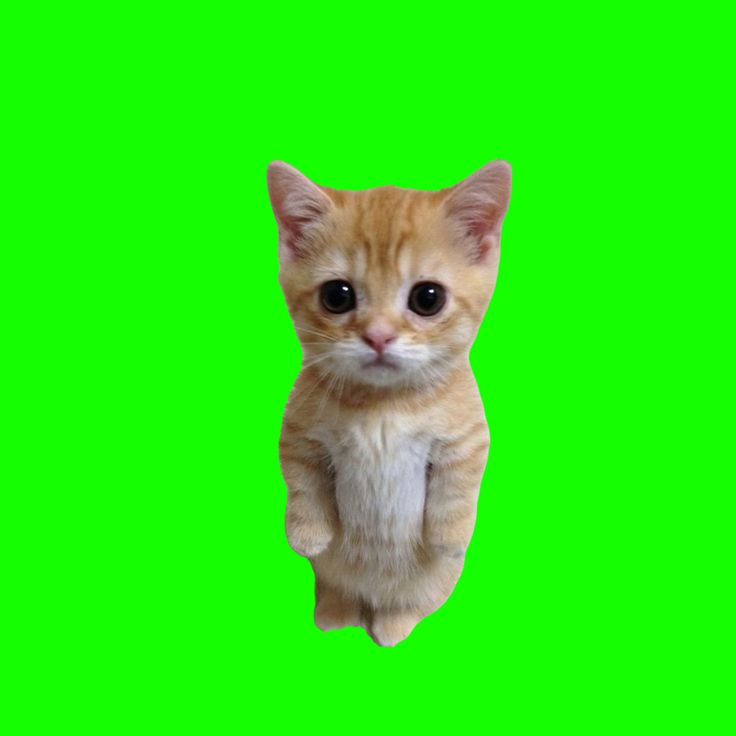
#> input picture image1.jpg, 736 x 736 px
$ python remove_background.py
#> lines starting #> are read from the running program, lines starting #| are printed output that depends on the picture; after the words box and inside, x2 and y2 are one past the last pixel; in counts of white or black regions, pixels touching at a corner belong together
#> the answer given: image1.jpg
#> the answer given: out.png
import os
import cv2
import numpy as np
import matplotlib.pyplot as plt


def load_img(file_path):
    """
    Функция проверяет, существует ли файл по указанному пути;
    пытается загрузить изображение с помощью OpenCV в цвете (BGR);
    проверяет, успешно ли загружено изображение;
    возвращает загруженное изображение в виде массива NumPy.

    :param file_path: путь к файлу
    :return: image - изображение
             None - если файл не найден или загрузка не удалась.
    """
#> called with file_path = 'image1.jpg'

    if not os.path.exists(file_path):
        print("error: file not found\n")
        return None

    image = cv2.imread(file_path, cv2.IMREAD_COLOR)
#> image is the input picture: shape (736, 736, 3); mean B, G, R 18.7, 235.7, 42.2

    if image is None:
        print("error: the image was not uploaded\n")
        return None

    return image


def brg_to_hsv(image):
    """
        Функция преобразует изображение из цветовой модели BRG в HSV

        :param image: изображение в BRG
        :return: image_hsv - изображение в HSV
    """

    image_hsv = cv2.cvtColor(image, cv2.COLOR_BGR2HSV)
#> image_hsv: shape (736, 736, 3); mean H, S, V 52.9, 225, 238.7

    return image_hsv


def create_mask(image_hsv, lower_color_green = np.array([35, 40, 40]),
                upper_color_green = np.array([85, 255, 255]), kernel_size=(5, 5)):
    """
        Создает инвертированную маску для заданного изображения в цветовом пространстве HSV.

        :param image_hsv: Изображение в формате HSV
        :param lower_color_green: Нижняя граница диапазона цвета.
            Используется для выделения областей, которые нужно замаскировать.
        :param upper_color_green: Верхняя граница диапазона цвета
        :param kernel_size: Размер структурного элемента для морфологических операций.
            Чем больше ядро, тем сильнее "зачищаются" шумы и закрываются дырки.
        :return: inv_mask - бинарная инвертированная маска,
        где зеленые области из исходного изображения черные,
        а все остальное белое.
    """
#> called with lower_color_green = array of shape (3,), upper_color_green = array of shape (3,), kernel_size = (5, 5)

    mask_ = cv2.inRange(image_hsv, lower_color_green, upper_color_green)
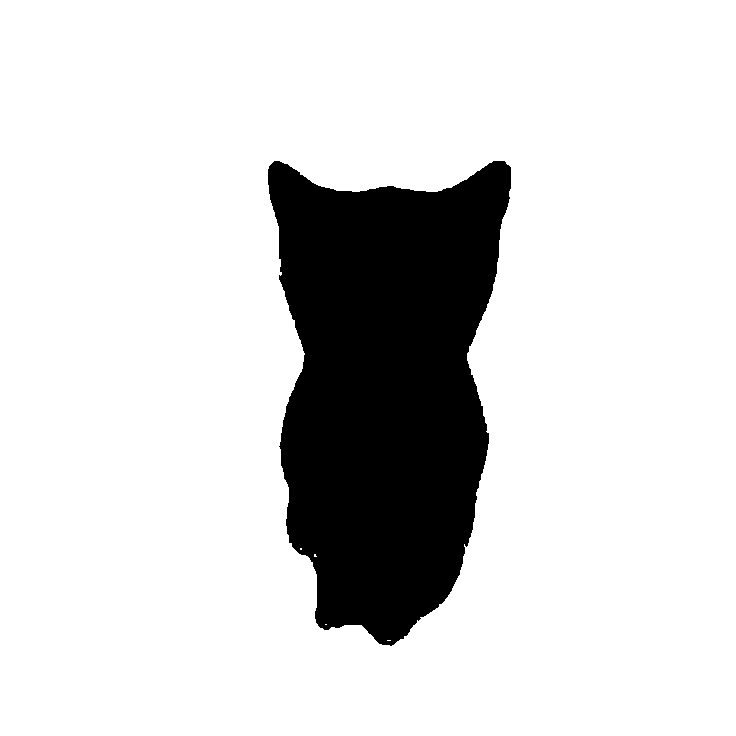
#> mask_: shape (736, 736); 84.4% white; 1 black region, box (x1, y1, x2, y2) and area: (268, 161, 511, 646) 84411
    inv_mask = cv2.bitwise_not(mask_)

    kernel = np.ones(kernel_size, np.uint8)
    inv_mask = cv2.morphologyEx(inv_mask, cv2.MORPH_OPEN, kernel)  # удаление шумов
#> inv_mask: shape (736, 736); 15.6% white; 1 white region, box (x1, y1, x2, y2) and area: (268, 161, 511, 645) 84345
    inv_mask = cv2.morphologyEx(inv_mask, cv2.MORPH_CLOSE, kernel)  # закрытие дыр
#> inv_mask: shape (736, 736); 15.6% white; 1 white region, box (x1, y1, x2, y2) and area: (268, 161, 511, 645) 84383

    return inv_mask


def final_img(image, mask_, f_res):
    """
    Применяет маску к изображению, сохраняет результат и отображает его.

    :param image: исходное изображение в формате BGR
    :param mask_: бинарная маска, применяемая к изображению
    :param f_res: путь и имя файла для сохранения результата
    """
#> called with f_res = 'out.png'

    result = cv2.bitwise_and(image, image, mask=mask_)
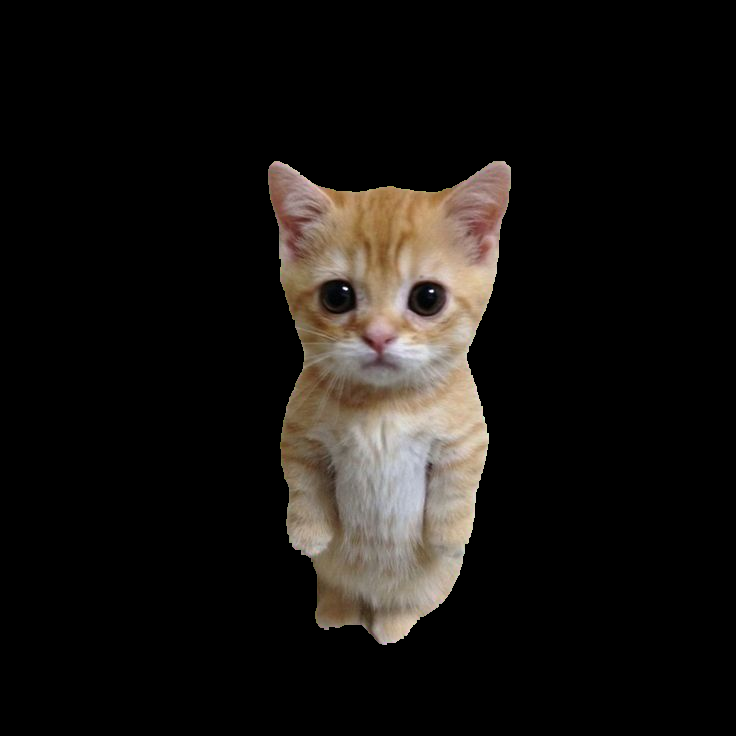
#> result: shape (736, 736, 3); mean B, G, R 18.1, 20.8, 23.8

    cv2.imwrite(f_res, result)

    result = result[:,:,::-1]
    plt.imshow(result)
    plt.show()


def main():
    file_input = input()
    file_output = input()

    img = load_img(file_input)

    if img is not None:
        img_hsv = brg_to_hsv(img)
        mask = create_mask(img_hsv)
        final_img(img, mask, file_output)


main()

$ run again, on image4.jpg
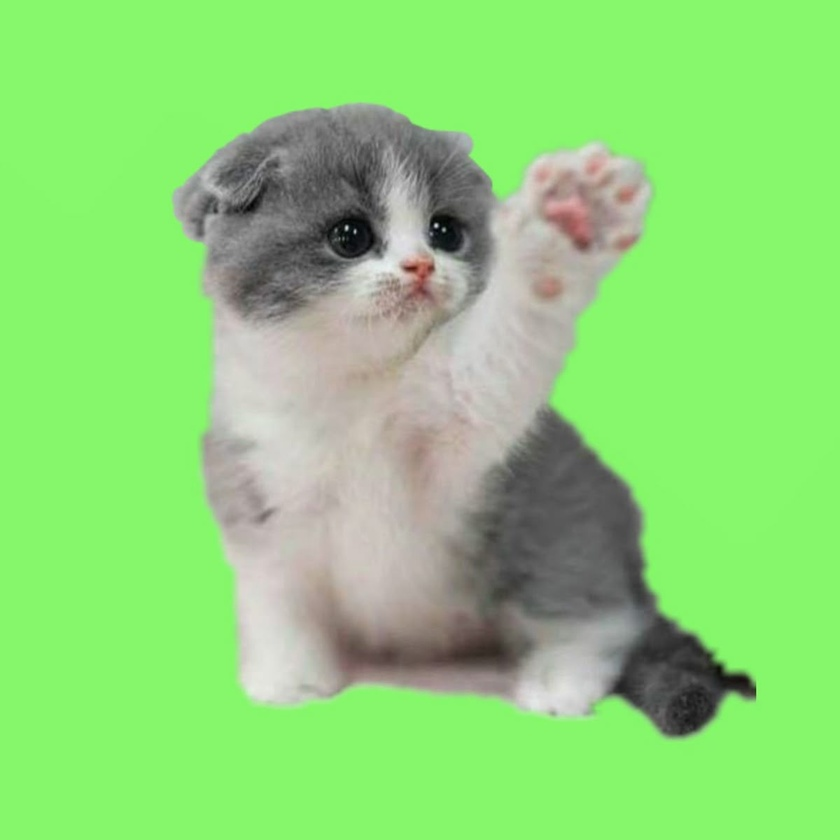
#> input picture image4.jpg, 840 x 840 px, shrunk from 1200 x 1200 before the run
#> in load_img, image is the input picture: shape (840, 840, 3); mean B, G, R 119.2, 213.6, 140.4
#> image_hsv: shape (840, 840, 3); mean H, S, V 44.3, 101.8, 215.4
#> in create_mask, `mask_ = cv2.inRange(image_hsv, lower_color_green, upper_color_green)`:
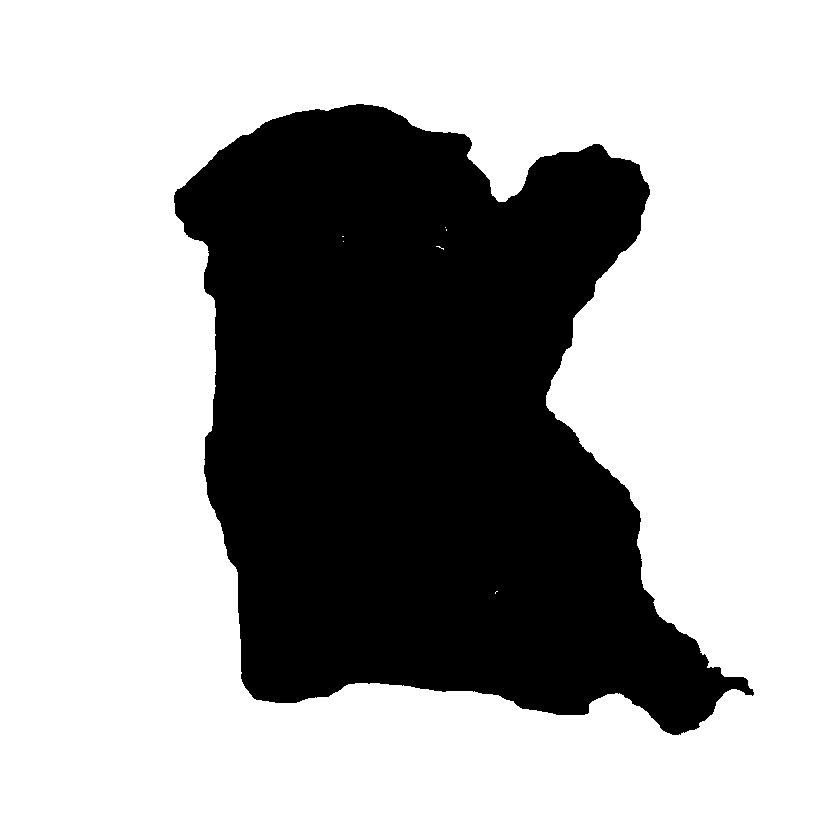
#> mask_: shape (840, 840); 67.3% white; 1 black region, box (x1, y1, x2, y2) and area: (174, 104, 754, 735) 230645
#> in final_img, `result = cv2.bitwise_and(image, image, mask=mask_)`:
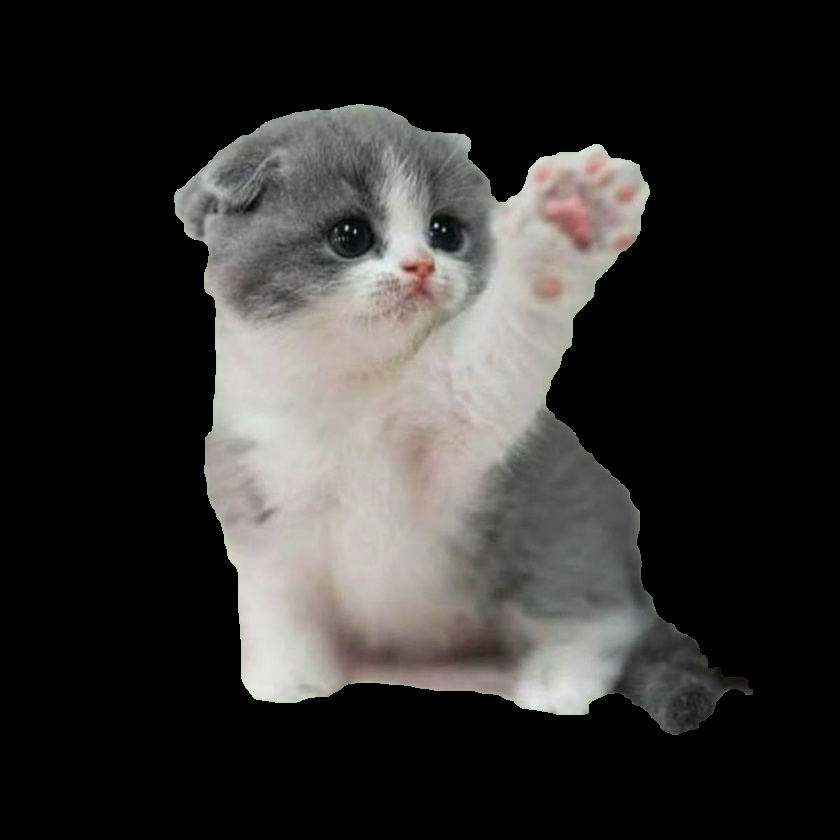
#> result: shape (840, 840, 3); mean B, G, R 46.5, 48.1, 49.7
